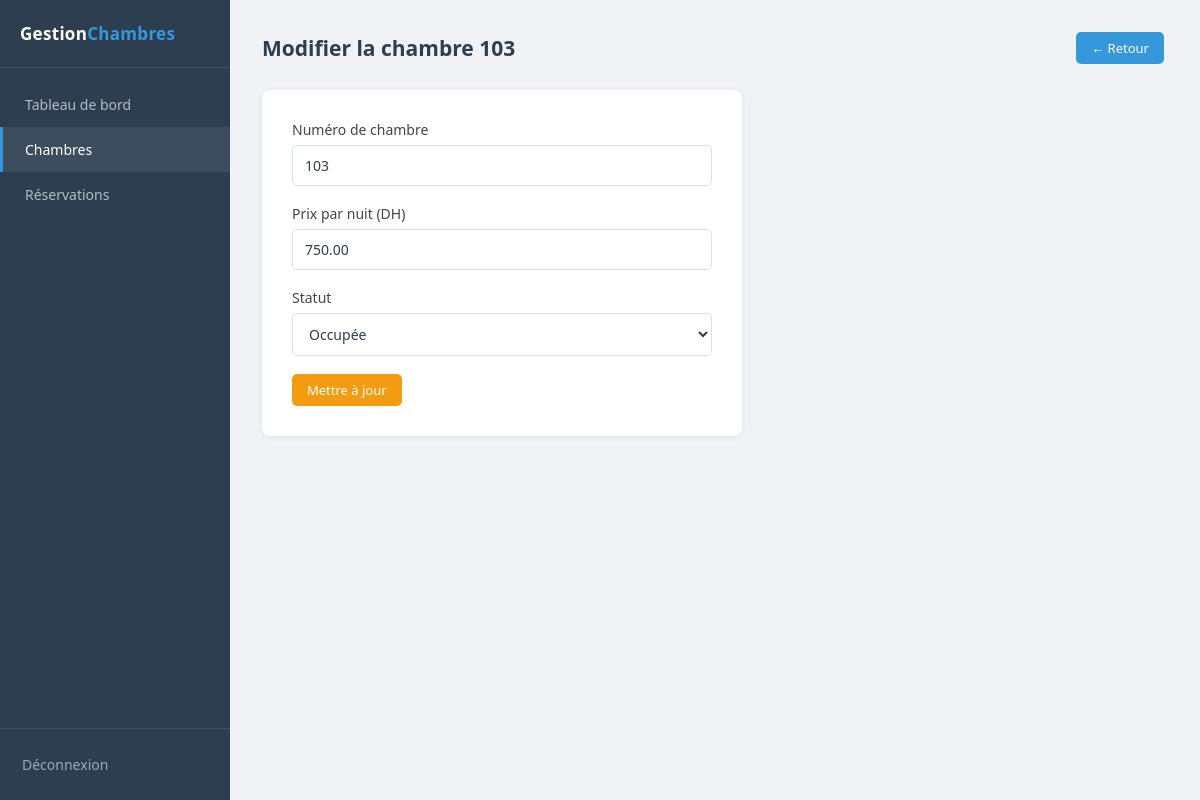
Page /chambres/modifier.php?id=3 (signed in) on the committed database.
### tables this page shows
CREATE TABLE IF NOT EXISTS chambres (
    id     INT           AUTO_INCREMENT PRIMARY KEY,
    numero VARCHAR(10)   NOT NULL,
    prix   DECIMAL(10,2) NOT NULL,
    statut ENUM('disponible', 'occupee') NOT NULL DEFAULT 'disponible'
);

### chambres/modifier.php (the view, shortened to what this page needs)
<?php
require_once __DIR__ . '/../config/database.php';
$id = intval($_GET['id'] ?? 0);
$stmt = $conn->prepare("SELECT * FROM chambres WHERE id = ?");
$stmt->bind_param('i', $id);
$stmt->execute();
$chambre = $stmt->get_result()->fetch_assoc();
$val_numero = $_POST['numero'] ?? $chambre['numero'];
$val_prix   = $_POST['prix']   ?? $chambre['prix'];
$val_statut = $_POST['statut'] ?? $chambre['statut'];
$page_title = 'Modifier la chambre ' . htmlspecialchars($chambre['numero']);
require_once __DIR__ . '/../includes/header.php';
?>
<div class="page-header">
    <h1><?= $page_title ?></h1>
    <a href="<?= BASE_URL ?>/chambres/index.php" class="btn btn-primary">← Retour</a>
</div>
<div class="form-box">
    <form method="POST">
        <div class="form-group">
            <label for="numero">Numéro de chambre</label>
            <input type="text" id="numero" name="numero"
                   value="<?= htmlspecialchars($val_numero) ?>">
        </div>
        <div class="form-group">
            <label for="prix">Prix par nuit (DH)</label>
            <input type="number" id="prix" name="prix"
                   step="0.01" min="1"
                   value="<?= htmlspecialchars($val_prix) ?>">
        </div>
        <div class="form-group">
            <label for="statut">Statut</label>
            <select id="statut" name="statut">
                <option value="occupee" <?= $val_statut === 'occupee' ? 'selected' : '' ?>>
                    Occupée
                </option>
            </select>
        </div>
        <button type="submit" class="btn btn-warning">Mettre à jour</button>
    </form>
</div>
<?php require_once __DIR__ . '/../includes/footer.php'; ?>

### assets/style.css (style rules this page uses)
* { margin: 0; padding: 0; box-sizing: border-box; }
body { font-family: 'Segoe UI', Tahoma, Geneva, Verdana, sans-serif; background: #f0f2f5; color: #2c3e50; display: flex; min-height: 100vh; }
.page-header { display: flex; align-items: center; justify-content: space-between; margin-bottom: 26px; }
.page-header h1 { font-size: 21px; font-weight: 600; color: #2c3e50; }
.btn { display: inline-block; padding: 7px 15px; border: none; border-radius: 5px; font-size: 13px; font-weight: 500; cursor: pointer; text-decoration: none; transition: opacity 0.2s; margin-right: 4px; font-family: inherit; }
.btn-primary { background: #3498db; color: #fff; }
.btn-warning { background: #f39c12; color: #fff; }
.form-box { background: #fff; border-radius: 8px; padding: 30px; max-width: 480px; box-shadow: 0 1px 6px rgba(0, 0, 0, 0.07); }
.form-group { margin-bottom: 18px; }
label { display: block; margin-bottom: 6px; font-size: 14px; font-weight: 500; color: #444; }
input[type="text"], input[type="number"], input[type="date"], input[type="password"], select { width: 100%; padding: 10px 12px; border: 1px solid #dce1e7; border-radius: 5px; font-size: 14px; color: #2c3e50; background: #fff; outline: none; font-family: inherit; transition: border-color 0.2s, box-shadow 0.2s; }

### rows in the picture
chambres: numero "Modifier la chambre 103", numero "103", prix "750.00", statut "Occupée"
